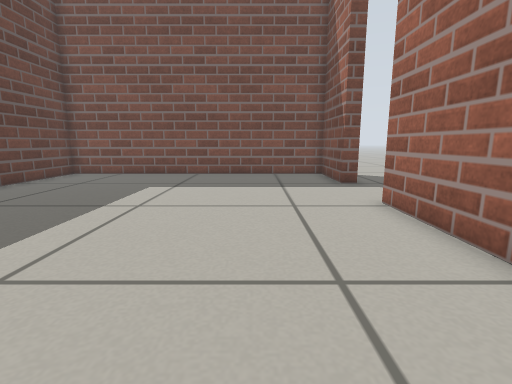
View 1 (above)

14 first-person views from a walk through a robot-simulator world made for Gazebo. The camera is 0.4 m above the floor, tilts 10° down and sees 85° across. The floor is counted in squares, 0.25 m on a side. Each view is taken from the middle of a square. On the plan, view 1 faces up. The plan holds only what a view shows up to about 14 squares ahead; the rest is blank.

View 2
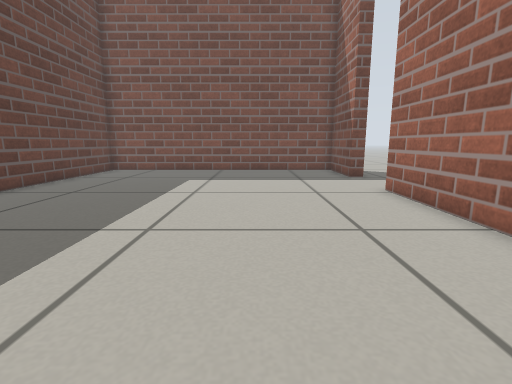

View 3
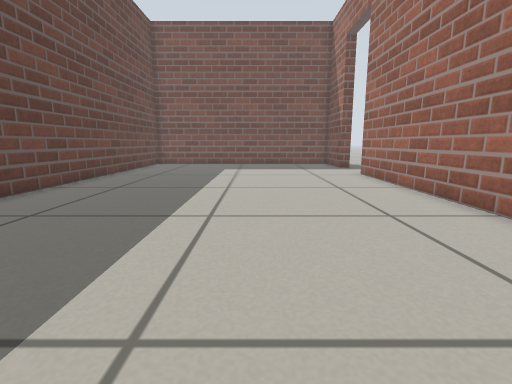

View 4
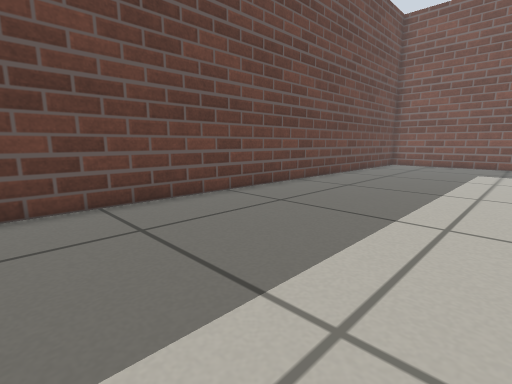

View 5
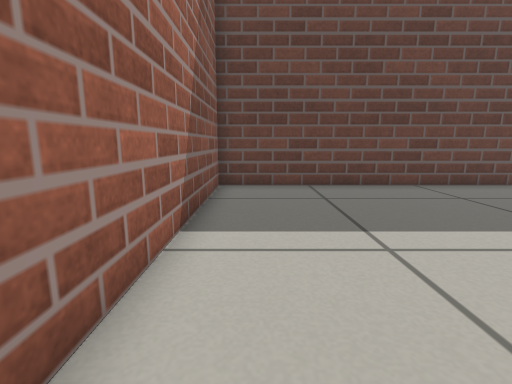

View 6
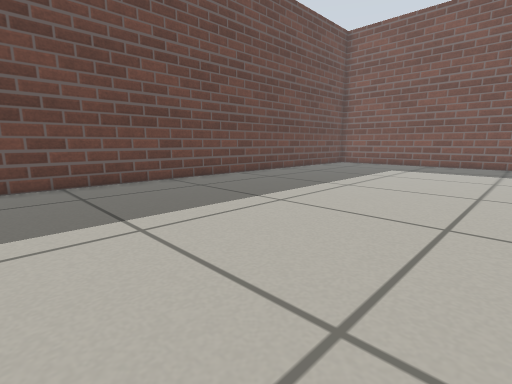

View 7
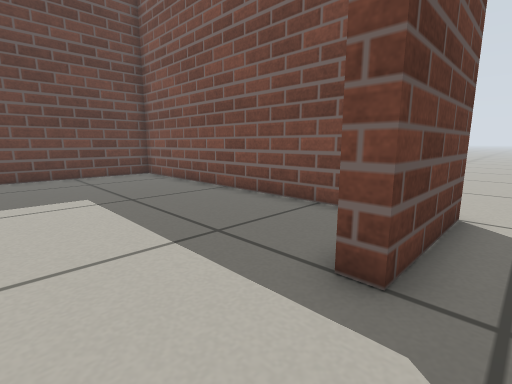

View 8
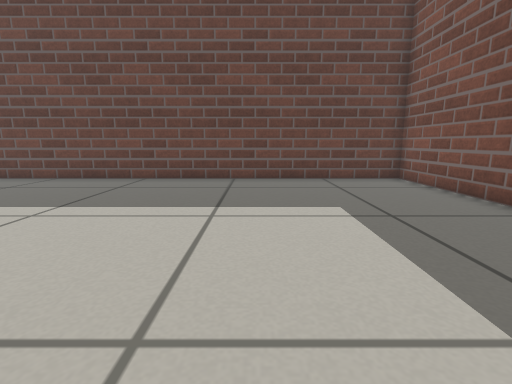

View 9
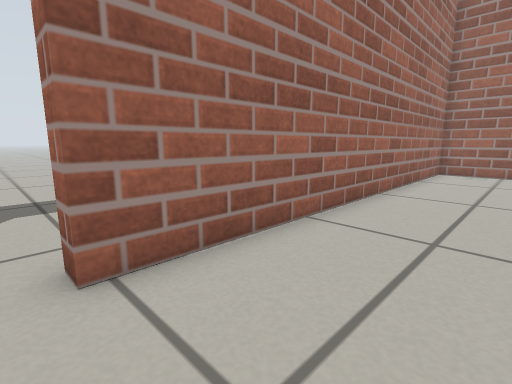

View 10
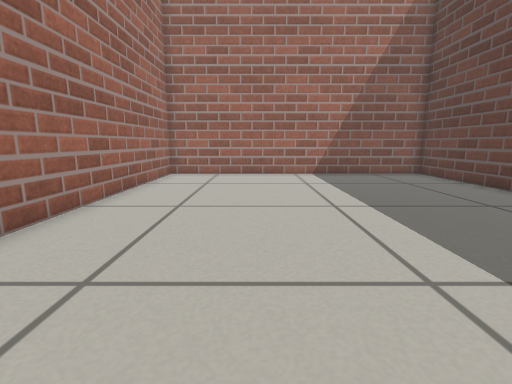

View 11
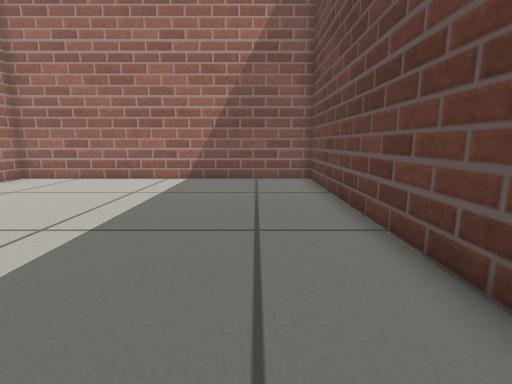

View 12
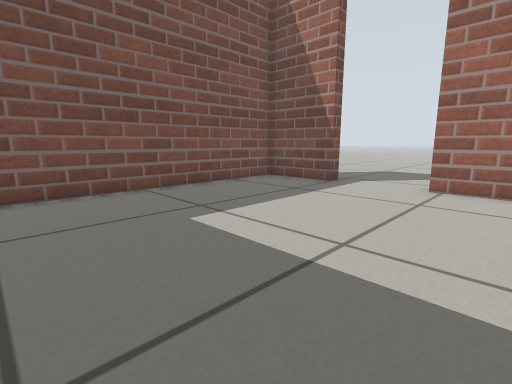

View 13
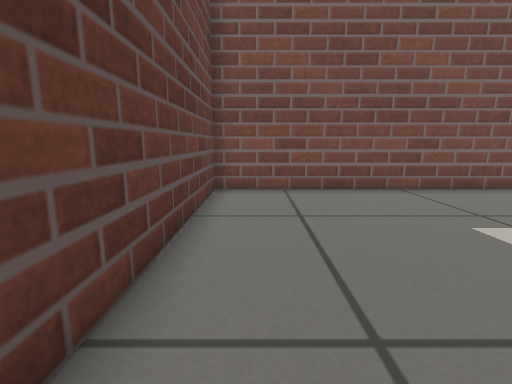

View 14
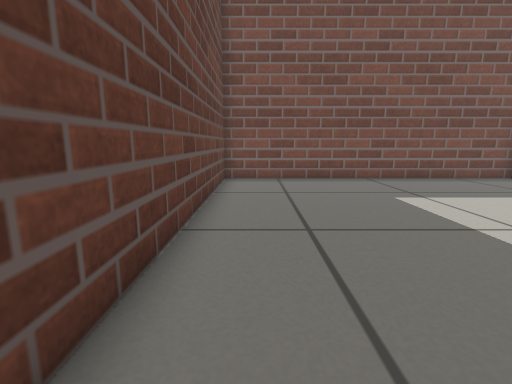

### Floor plan
Points are (right, up) in squares from view 1. A wall is a line through its corners. A room is listed if a view was taken in it or the views show most of it. See-through windows are left out.
Room 1 (views 1, 2, 3, 4, 5, 6, 8, 9, 10, 11, 12, 13, 14)
walls: (4, 11) (3.4, 11) (3.4, 14.4) (-9.4, 14.4) (-9.4, -8.4) (3.4, -8.4) (3.4, 7.4) (4, 7.4)
ways out: open door at (4, 9.5) to room 2
Room 2 (view 7)
walls: (4, 15.1) (4, 11)
ways out: open door at (4, 9.5) to room 1

Positions as (right, up) in squares from view 1, and headings:
1: (0, 0), facing up
2: (-1, -2), facing up
3: (-2, -7), facing up
4: (-2, -7), facing up-left
5: (1, -7), facing left
6: (2, -7), facing up-left
7: (5, 8), facing up-left
8: (3, 8), facing left
9: (0, 8), facing down-right
10: (-1, 6), facing down
11: (-7, 4), facing down
12: (-7, 5), facing up-right
13: (-8, 5), facing up
14: (-8, 2), facing up
